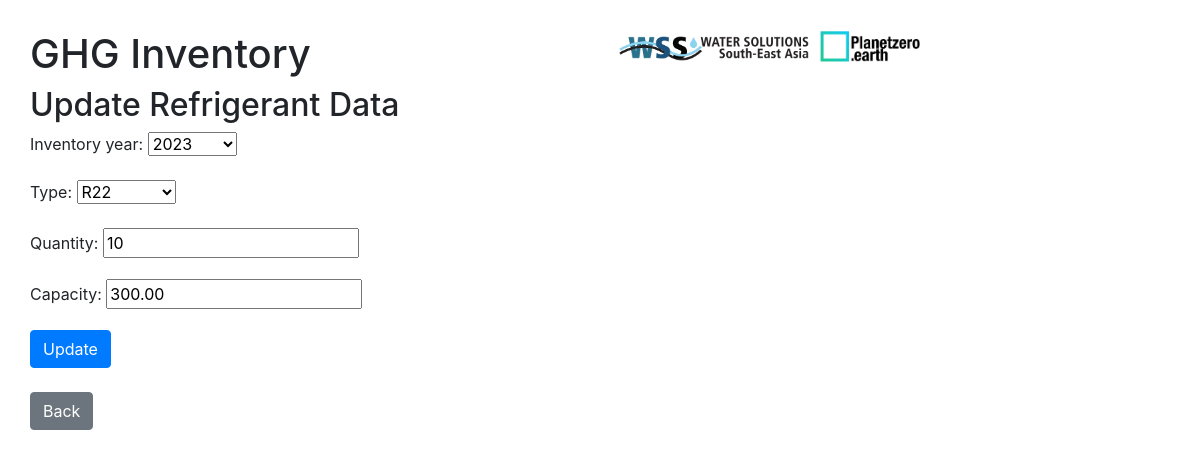
The page /ghg/scope1/update/13/ on the database its author committed.
### ghg_inventory/models.py (models this page shows)
class Refrigerant(models.Model):
    inventory_year = models.ForeignKey(Inventory_Year, on_delete=models.CASCADE)
    TYPE_CHOICES = [
        ('R22', 'R22'),
        ('R410A', 'R410A'),
        ('HFC-134a', 'HFC-134a'),
        ('R600a', 'R600a'),
    ]
    type = models.CharField(max_length=10, choices=TYPE_CHOICES)
    quantity = models.IntegerField(validators=[MinValueValidator(0)])
    capacity = models.DecimalField(max_digits=10, decimal_places=2)
    emission = models.FloatField()

### ghg_inventory/views.py (the view)
# urls.py: path('scope1/update/<int:pk>/', views.RefrigerantUpdateView.as_view(), name='refrigerant_update'),
class RefrigerantUpdateView(UpdateView):
    model = Refrigerant
    fields = ['inventory_year', 'type', 'quantity', 'capacity']
    template_name_suffix = '_update_form'
    success_url = reverse_lazy('scope1')

### ghg_inventory/models.py (called while the page is built)
    def __str__(self):
        return str(self.year)

### ghg_inventory/templates/ghg_inventory/refrigerant_update_form.html (shortened to what this page needs)
{% extends 'ghg_inventory/base.html' %}
{% block content %}
    <h2>Update Refrigerant Data</h2>
    <form method="POST">
    {{ form.as_p }}
    <button type="submit" class="btn btn-primary">Update</button>
    </form>
    <br>
    <a type="button" class="btn btn-secondary" href="{%url 'scope1'%}"> Back </a>
{% endblock %}

### rows shown on the page
Refrigerant: inventory_year "2023", type "R22", quantity "10", capacity "300.00"
